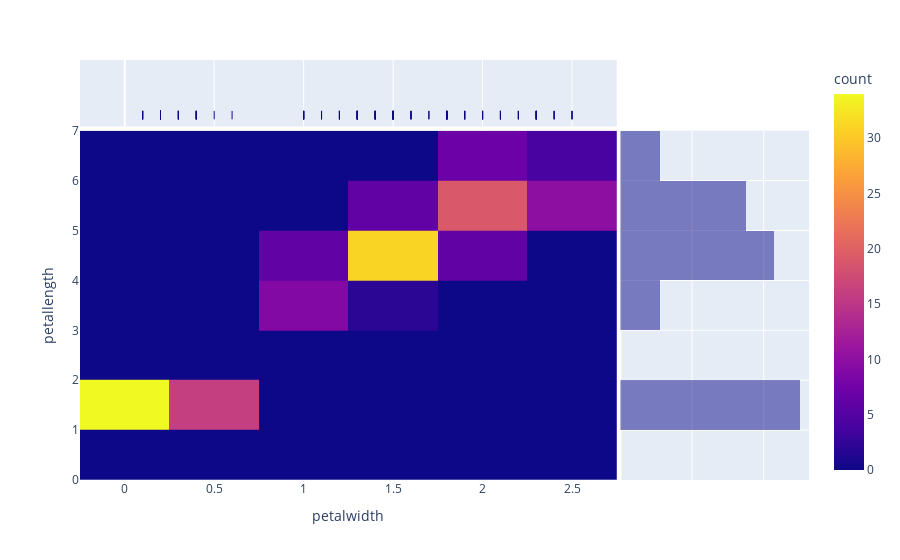

Notebook cell for this chart:
### Code cell
px.density_heatmap(data, x="petalwidth", y="petallength", marginal_x="rug", marginal_y="histogram")

### Figure 1 — Plotly figure (JSON) as saved in the notebook; plotly's stock layout.template omitted (floating-point values rounded to 4 significant figures; data arrays with more than 128 entries replaced by an {"elided": "..."} marker saying what was removed)
{"data": [{"coloraxis": "coloraxis", "hovertemplate": "petalwidth=%{x}<br>petallength=%{y}<br>count=%{z}<extra></extra>", "name": "", "type": "histogram2d", "x": {"elided": "150 float values"}, "xaxis": "x", "xbingroup": "x", "y": {"elided": "150 float values"}, "yaxis": "y", "ybingroup": "y"}, {"alignmentgroup": "True", "boxpoints": "all", "fillcolor": "rgba(255,255,255,0)", "hoveron": "points", "hovertemplate": "petalwidth=%{x}<extra></extra>", "jitter": 0, "legendgroup": "", "line": {"color": "rgba(255,255,255,0)"}, "marker": {"color": "#0d0887", "symbol": "line-ns-open"}, "name": "", "offsetgroup": "", "showlegend": false, "type": "box", "x": {"elided": "150 float values"}, "xaxis": "x3", "yaxis": "y3"}, {"alignmentgroup": "True", "bingroup": "y", "hovertemplate": "petallength=%{y}<br>count=%{x}<extra></extra>", "legendgroup": "", "marker": {"color": "#0d0887"}, "name": "", "offsetgroup": "", "opacity": 0.5, "showlegend": false, "type": "histogram", "xaxis": "x2", "y": {"elided": "150 float values"}, "yaxis": "y2"}], "layout": {"barmode": "overlay", "coloraxis": {"colorbar": {"title": {"text": "count"}}, "colorscale": [[0, "#0d0887"], [0.1111, "#46039f"], [0.2222, "#7201a8"], [0.3333, "#9c179e"], [0.4444, "#bd3786"], [0.5556, "#d8576b"], [0.6667, "#ed7953"], [0.7778, "#fb9f3a"], [0.8889, "#fdca26"], [1, "#f0f921"]]}, "legend": {"tracegroupgap": 0}, "margin": {"t": 60}, "xaxis": {"anchor": "y", "domain": [0, 0.7363], "title": {"text": "petalwidth"}}, "xaxis2": {"anchor": "y2", "domain": [0.7413, 1], "matches": "x2", "showgrid": true, "showline": false, "showticklabels": false, "ticks": ""}, "xaxis3": {"anchor": "y3", "domain": [0, 0.7363], "matches": "x", "showgrid": true, "showticklabels": false}, "xaxis4": {"anchor": "y4", "domain": [0.7413, 1], "matches": "x2", "showgrid": true, "showline": false, "showticklabels": false, "ticks": ""}, "yaxis": {"anchor": "x", "domain": [0, 0.8316], "title": {"text": "petallength"}}, "yaxis2": {"anchor": "x2", "domain": [0, 0.8316], "matches": "y", "showgrid": true, "showticklabels": false}, "yaxis3": {"anchor": "x3", "domain": [0.8416, 1], "matches": "y3", "showgrid": false, "showline": false, "showticklabels": false, "ticks": ""}, "yaxis4": {"anchor": "x4", "domain": [0.8416, 1], "matches": "y3", "showgrid": true, "showline": false, "showticklabels": false, "ticks": ""}}}
